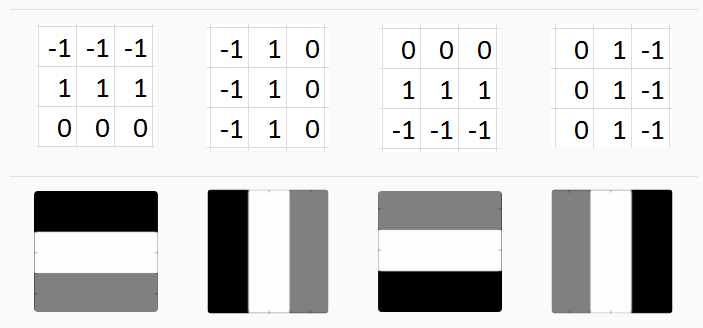
#> input picture learn/cnns/imgs/4_filters_3x3.png, 703 x 328 px
$ python -i ProUtilities.py   (imports and definitions only)
#> lines starting #> are read from the running program, lines starting #| are printed output that depends on the picture
#> further down, picture is the input picture: shape (328, 703, 3); mean B, G, R 215.6, 215.5, 215.5
import cv2
import numpy as np


class ProUtilities(object):

    @staticmethod
    def adjust_gamma(image, gamma=1.0):
        # build a lookup table mapping the pixel values [0, 255] to
        # their adjusted gamma values
        invGamma = 1.0 / gamma
        table = np.array([((i / 255.0) ** invGamma) * 255
                          for i in np.arange(0, 256)]).astype("uint8")
        # apply gamma correction using the lookup table
        return cv2.LUT(image, table)

    @staticmethod
    def equalize_rgb(img):
        b, g, r = cv2.split(img)
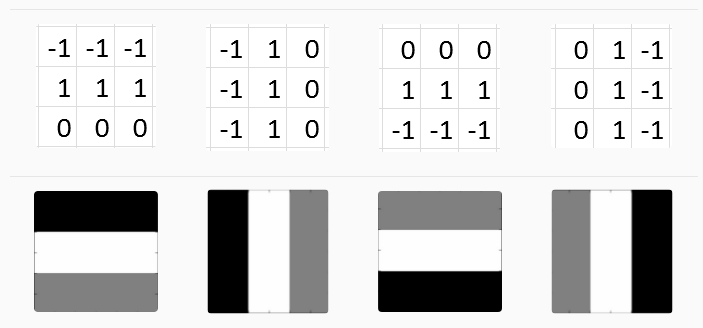
#> b: shape (328, 703); min 0, max 255, mean 215.6
        red = cv2.equalizeHist(r)
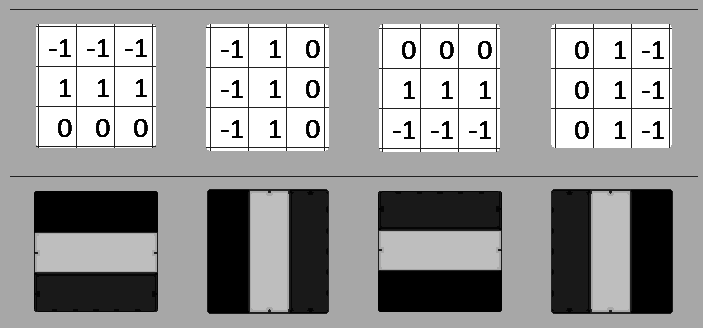
#> red: shape (328, 703); min 0, max 255, mean 155.6
        green = cv2.equalizeHist(g)
        blue = cv2.equalizeHist(b)
        return cv2.merge((blue, green, red))

    @staticmethod
    def equalize_rgb_yub(img):
        img_yuv = cv2.cvtColor(img, cv2.COLOR_BGR2YUV)
        # equalize the histogram of the Y channel
        img_yuv[:, :, 0] = cv2.equalizeHist(img_yuv[:, :, 0])
        # convert the YUV image back to RGB format
        img_output = cv2.cvtColor(img_yuv, cv2.COLOR_YUV2BGR)
        return img_output

    @staticmethod
    def equalize_rgb_lab(img):
        img_lab = cv2.cvtColor(img, cv2.COLOR_BGR2LAB)
        clahe = cv2.createCLAHE(clipLimit=40, tileGridSize=(4, 4))
        img_lab[:, :, 0] = clahe.apply(img_lab[:, :, 0])
        # convert the YUV image back to RGB format
        img_output = cv2.cvtColor(img_lab, cv2.COLOR_LAB2BGR)
        return img_output

>>> import cv2
>>> picture = cv2.imread('../../../learn/cnns/imgs/4_filters_3x3.png')
>>> result = ProUtilities().equalize_rgb(picture)

$ run again, on learn/cnns/imgs/activation_elu.png
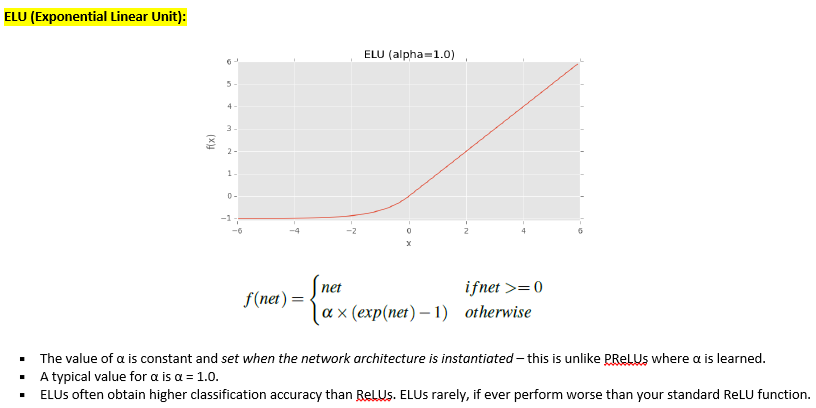
#> input picture learn/cnns/imgs/activation_elu.png, 816 x 408 px
#> picture is the input picture: shape (408, 816, 3); mean B, G, R 243.9, 245.9, 246.1
#> in equalize_rgb, `red = cv2.equalizeHist(r)`:
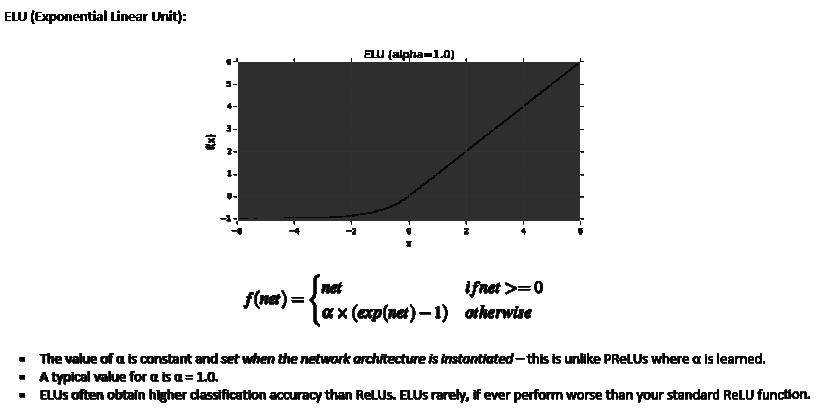
#> red: shape (408, 816); min 0, max 255, mean 210.2

$ run again, on learn/cnns/imgs/activation_leaky_relu.png
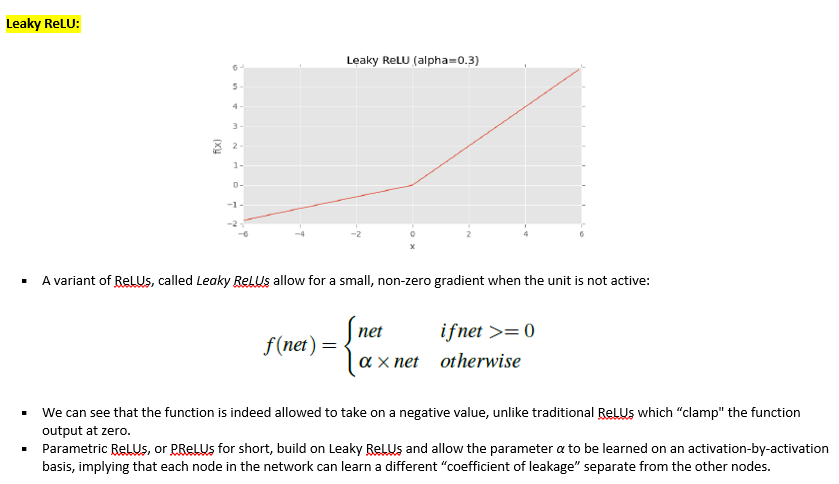
#> input picture learn/cnns/imgs/activation_leaky_relu.png, 839 x 484 px
#> picture is the input picture: shape (484, 839, 3); mean B, G, R 244.7, 245.4, 245.7
#> in equalize_rgb, `red = cv2.equalizeHist(r)`:
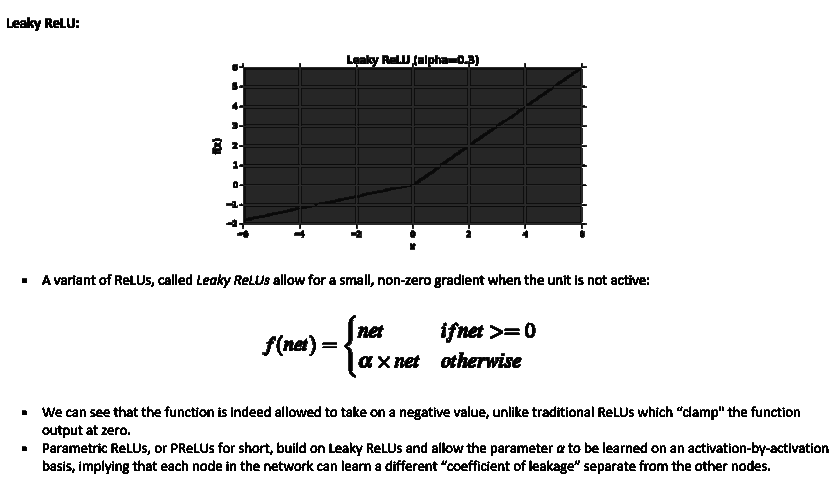
#> red: shape (484, 839); min 0, max 255, mean 214

$ run again, on learn/cnns/imgs/activation_relu.png
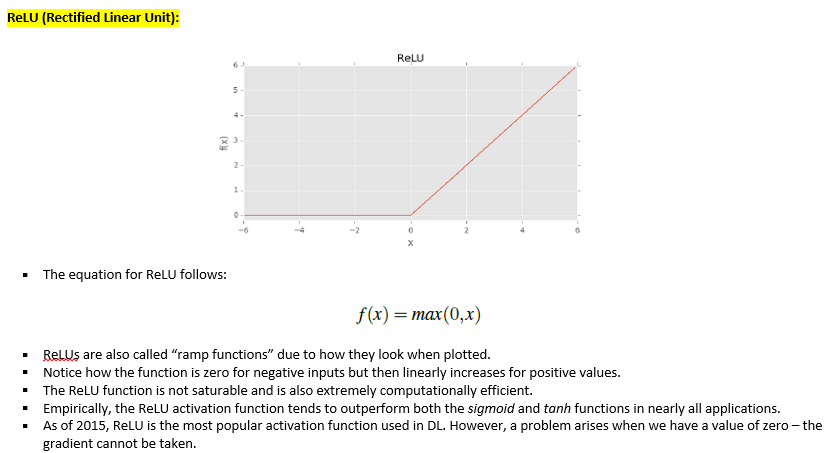
#> input picture learn/cnns/imgs/activation_relu.png, 832 x 453 px
#> picture is the input picture: shape (453, 832, 3); mean B, G, R 242.9, 244.6, 244.8
#> in equalize_rgb, `red = cv2.equalizeHist(r)`:
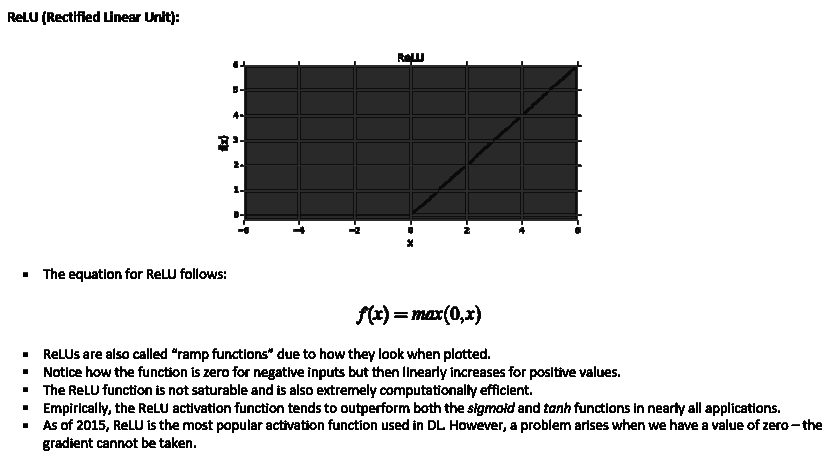
#> red: shape (453, 832); min 0, max 255, mean 212.1
